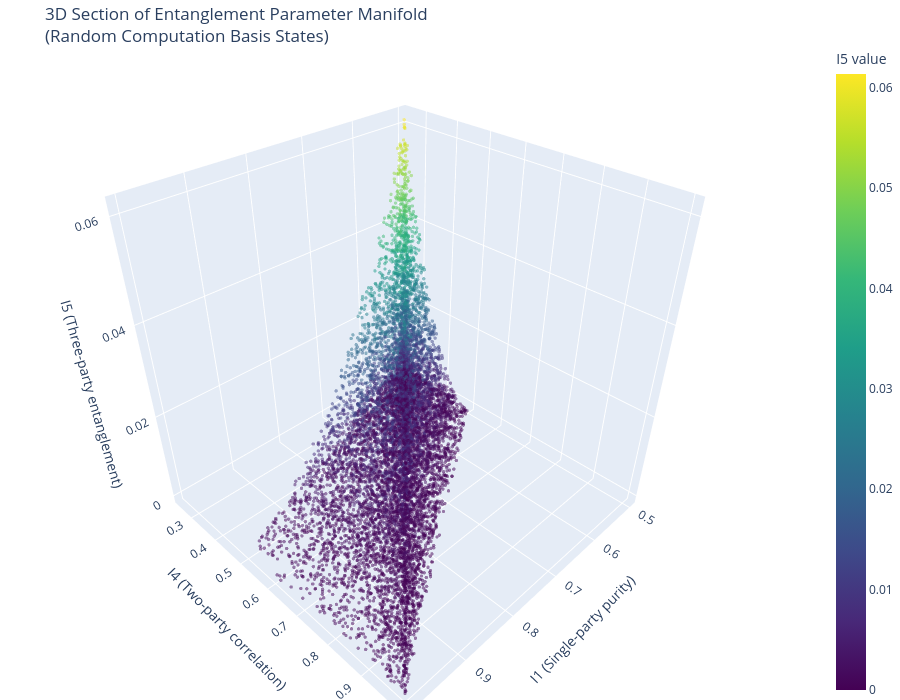

Write notebook code for a chart like this one.
### Code cell
# 3D scatter plot for a 3D section of the 5D entanglement parameter manifold
import plotly.graph_objects as go

# Select 3 dimensions from the 5D manifold (I1, I4, I5)
# I1: single-party purity
# I4: two-party correlation measure
# I5: three-party entanglement (related to 3-tangle)
fig = go.Figure(data=[go.Scatter3d(
    x=ent_params_rand_states[:, 1],  # I1
    y=ent_params_rand_states[:, 3],  # I4
    z=ent_params_rand_states[:, 4],  # I5
    mode='markers',
    marker=dict(
        size=2,
        color=ent_params_rand_states[:, 4],  # Color by I5 (3-party entanglement)
        colorscale='Viridis',
        showscale=True,
        colorbar=dict(title="I5 value"),
        opacity=0.5
    ),
    text=[f'I1: {i1:.3f}<br>I4: {i4:.3f}<br>I5: {i5:.3f}' 
          for i1, i4, i5 in zip(ent_params_rand_states[:, 0], 
                                ent_params_rand_states[:, 3], 
                                ent_params_rand_states[:, 4])],
    hovertemplate='%{text}<extra></extra>'
)])

fig.update_layout(
    title='3D Section of Entanglement Parameter Manifold<br>(Random Computation Basis States)',
    scene=dict(
        xaxis_title='I1 (Single-party purity)',
        yaxis_title='I4 (Two-party correlation)',
        zaxis_title='I5 (Three-party entanglement)',
    ),
    width=900,
    height=700,
    margin=dict(l=0, r=0, b=0, t=40)
)

fig.show()

### Figure 1 — Plotly figure (JSON) as saved in the notebook; plotly's stock layout.template omitted (floating-point values rounded to 4 significant figures; data arrays with more than 128 entries replaced by an {"elided": "..."} marker saying what was removed)
{"data": [{"hovertemplate": "%{text}<extra></extra>", "marker": {"color": {"elided": "10000 float values"}, "colorbar": {"title": {"text": "I5 value"}}, "colorscale": [[0, "#440154"], [0.1111, "#482878"], [0.2222, "#3e4989"], [0.3333, "#31688e"], [0.4444, "#26828e"], [0.5556, "#1f9e89"], [0.6667, "#35b779"], [0.7778, "#6ece58"], [0.8889, "#b5de2b"], [1, "#fde725"]], "opacity": 0.5, "showscale": true, "size": 2}, "mode": "markers", "text": {"elided": "10000 str values"}, "type": "scatter3d", "x": {"elided": "10000 float values"}, "y": {"elided": "10000 float values"}, "z": {"elided": "10000 float values"}}], "layout": {"height": 700, "margin": {"b": 0, "l": 0, "r": 0, "t": 40}, "scene": {"xaxis": {"title": {"text": "I1 (Single-party purity)"}}, "yaxis": {"title": {"text": "I4 (Two-party correlation)"}}, "zaxis": {"title": {"text": "I5 (Three-party entanglement)"}}}, "title": {"text": "3D Section of Entanglement Parameter Manifold<br>(Random Computation Basis States)"}, "width": 900}}
